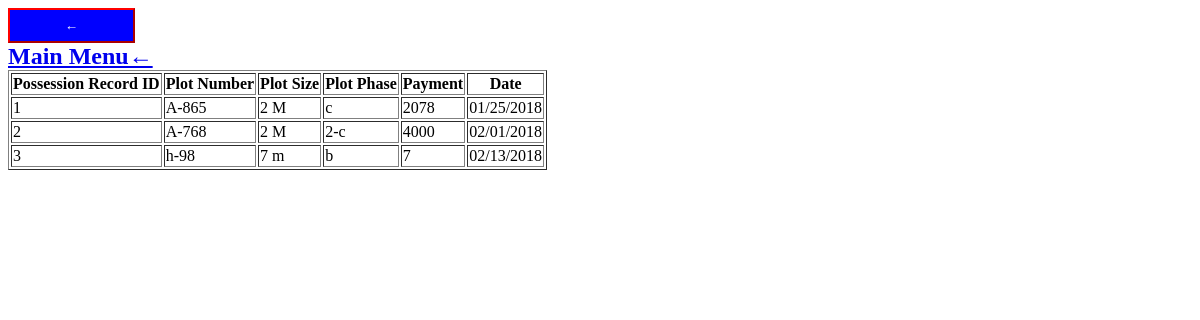
The app's page /pages/view_eventposition.php with its own data.
### tables this page shows
CREATE TABLE IF NOT EXISTS `position_record` (
  `position_ID` int(11) NOT NULL AUTO_INCREMENT,
  `plot_no` varchar(20) NOT NULL,
  `p_size` varchar(20) NOT NULL,
  `p_phase` varchar(20) NOT NULL,
  `p_payment` varchar(20) NOT NULL,
  `p_date` varchar(15) NOT NULL,
  PRIMARY KEY (`position_ID`)
);

### pages/view_eventposition.php (the view, shortened to what this page needs)
   <head>
    </head>
    <?php
       $conn = mysqli_connect('localhost', 'huzaifa8580', 'huzaifa', 'rehman1');
        $sql = "SELECT position_Id, plot_no, p_size, p_phase, p_payment, p_date FROM position_record order by position_Id";
        $result = $conn->query($sql);
        if ($result->num_rows > 0) {
         echo "<table border='1'>
<tr>
<th>Possession Record ID</th>
<th>Plot Number</th>
<th>Plot Size</th>
<th>Plot Phase</th>
<th>Payment</th>
<th>Date</th>
</tr>";
            while($row = $result->fetch_assoc()) {
             echo "<tr>";
                echo "<td>" . $row['position_Id'] . "</td>";
  echo "<td>" . $row['plot_no'] . "</td>";
  echo "<td>" . $row['p_size'] . "</td>";
  echo "<td>" . $row['p_phase'] . "</td>";
  echo "<td>" . $row['p_payment'] . "</td>";
  echo "<td>" . $row['p_date'] . "</td>";
  echo "</tr>";              }
        } else {
            echo "0 results";
        }
    ?>
    <body style="background-image: url('3d4094302fcbe09bea847b8cf9c4c3bd.png'); background-attachment: fixed; height: 42px; width: 1058px;">
	 <a class="auto-style5" href="index_view.php"><strong><span class="auto-style6">
	 <input class="auto-style7" style="border-bottom-color: #FF0000; border-color: #FF0000; width: 127px; height: 35px; background-color: #0000FF;" type="button" value="&#8592;"></span></strong></a><br>
		<span class="auto-style1"><strong><a href="./index1.php">Main Menu&#8592;</a></strong></span>

### pages/view_eventposition.php (style rules this page uses)
.auto-style1 { color: #FF0000; font-size: x-large; }
.auto-style5 { text-decoration: none; }
.auto-style6 { border-bottom-color: #0000FF; border-color: #0000FF; font-size: xx-large; border-left-color: #0000FF; border-right-color: #0000FF; border-top-color: #0000FF; }
.auto-style7 { color: #FFFFFF; font-weight: bold; background-color: #0000FF; }

### records on screen
position_record: position_ID "1", plot_no "A-865", p_size "2 M", p_phase "c", p_payment "2078", p_date "01/25/2018"
position_record: position_ID "2", plot_no "A-768", p_size "2 M", p_phase "2-c", p_payment "4000", p_date "02/01/2018"
position_record: position_ID "3", plot_no "h-98", p_size "7 m", p_phase "b", p_payment "7", p_date "02/13/2018"
